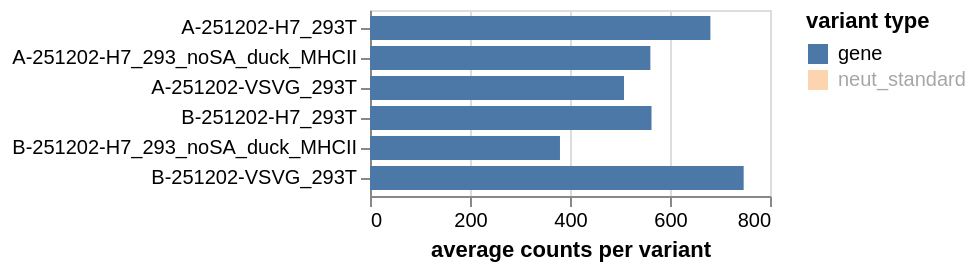

Notebook code for this chart:
### Markdown cell above
## Counts of each target type
We may have different target types in addition to the gene, such as a spike-in or neutralization standard.
Plot the average counts per variant of each target type:

### Code cell
avg_counts_by_target = variants.avgCountsPerVariant(libraries=variants.libraries).merge(
    barcode_runs, validate="many_to_one"
)

target_selection = alt.selection_point(fields=["target"], bind="legend", value="gene")

avg_counts_by_target_chart = (
    alt.Chart(avg_counts_by_target)
    .encode(
        x=alt.X("avg_counts_per_variant", title="average counts per variant"),
        y=alt.Y("sample", title=None, sort=samples),
        yOffset="target",
        color=alt.Color(
            "target",
            title="variant type",
            scale=alt.Scale(domain=avg_counts_by_target["target"].unique()),
        ),
        tooltip=[
            alt.Tooltip(c, format=".3g") if c == "avg_count_per_variant" else c
            for c in avg_counts_by_target.columns
        ],
    )
    .mark_bar()
    .properties(width=200, height=alt.Step(15, **{"for": "position"}))
    .configure_axis(labelLimit=500)
    .add_params(*selections, target_selection)
    .transform_filter(target_selection)
)
for selection in selections:
    avg_counts_by_target_chart = avg_counts_by_target_chart.transform_filter(selection)

avg_counts_by_target_chart

### Figure 1 — Vega-Lite specification as saved in the notebook (floating-point values rounded to 4 significant figures)
{"config": {"view": {"continuousWidth": 300, "continuousHeight": 300}, "axis": {"labelLimit": 500}}, "data": {"name": "data-cdf716ce5ca5682f08dd3e3c62b869ec"}, "mark": {"type": "bar"}, "encoding": {"color": {"field": "target", "scale": {"domain": ["gene", "neut_standard"]}, "title": "variant type", "type": "nominal"}, "tooltip": [{"field": "target", "type": "nominal"}, {"field": "library", "type": "nominal"}, {"field": "sample", "type": "nominal"}, {"field": "avg_counts_per_variant", "type": "quantitative"}, {"field": "date", "type": "nominal"}], "x": {"field": "avg_counts_per_variant", "title": "average counts per variant", "type": "quantitative"}, "y": {"field": "sample", "sort": ["A-251202-H7_293T", "A-251202-H7_293_noSA_duck_MHCII", "A-251202-VSVG_293T", "B-251202-H7_293T", "B-251202-H7_293_noSA_duck_MHCII", "B-251202-VSVG_293T"], "title": null, "type": "nominal"}, "yOffset": {"field": "target", "type": "nominal"}}, "height": {"step": 15, "for": "position"}, "params": [{"name": "param_1", "select": {"type": "point", "fields": ["library"]}, "bind": {"input": "select", "options": [null, "A", "B"], "labels": ["all", "A", "B"], "name": "library"}}, {"name": "param_2", "select": {"type": "point", "fields": ["date"]}, "bind": {"input": "select", "options": [null, "2025-12-02"], "labels": ["all", "2025-12-02"], "name": "date"}}, {"name": "param_4", "select": {"type": "point", "fields": ["target"]}, "bind": "legend", "value": "gene"}], "transform": [{"filter": {"param": "param_4"}}, {"filter": {"param": "param_1"}}, {"filter": {"param": "param_2"}}], "width": 200, "$schema": "https://vega.github.io/schema/vega-lite/v5.20.1.json", "datasets": {"data-cdf716ce5ca5682f08dd3e3c62b869ec": [{"target": "gene", "library": "A", "sample": "A-251202-H7_293T", "avg_counts_per_variant": 680.8, "date": "2025-12-02"}, {"target": "gene", "library": "A", "sample": "A-251202-H7_293_noSA_duck_MHCII", "avg_counts_per_variant": 560.7, "date": "2025-12-02"}, {"target": "gene", "library": "A", "sample": "A-251202-VSVG_293T", "avg_counts_per_variant": 508.0, "date": "2025-12-02"}, {"target": "gene", "library": "B", "sample": "B-251202-H7_293T", "avg_counts_per_variant": 563.0, "date": "2025-12-02"}, {"target": "gene", "library": "B", "sample": "B-251202-H7_293_noSA_duck_MHCII", "avg_counts_per_variant": 380.0, "date": "2025-12-02"}, {"target": "gene", "library": "B", "sample": "B-251202-VSVG_293T", "avg_counts_per_variant": 747.3, "date": "2025-12-02"}, {"target": "neut_standard", "library": "A", "sample": "A-251202-H7_293T", "avg_counts_per_variant": 6.875, "date": "2025-12-02"}, {"target": "neut_standard", "library": "A", "sample": "A-251202-H7_293_noSA_duck_MHCII", "avg_counts_per_variant": 7.75, "date": "2025-12-02"}, {"target": "neut_standard", "library": "A", "sample": "A-251202-VSVG_293T", "avg_counts_per_variant": 3.625, "date": "2025-12-02"}, {"target": "neut_standard", "library": "B", "sample": "B-251202-H7_293T", "avg_counts_per_variant": 6.75, "date": "2025-12-02"}, {"target": "neut_standard", "library": "B", "sample": "B-251202-H7_293_noSA_duck_MHCII", "avg_counts_per_variant": 2.75, "date": "2025-12-02"}, {"target": "neut_standard", "library": "B", "sample": "B-251202-VSVG_293T", "avg_counts_per_variant": 19.38, "date": "2025-12-02"}]}}
